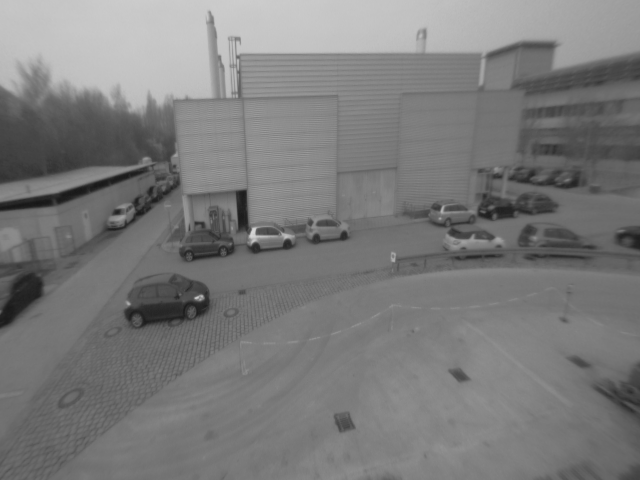
%> input picture Ex05_2/img1.png, 640 x 480 px
$ octave Harris_Corner_Detection.m   (GNU Octave 9; MATLAB toolbox functions it lacks are replaced by stand-ins)
%> lines starting %> are read from the running program, lines starting %| are printed output that depends on the picture
### Ex05_2/imreadbw.m
function I = imreadbw(file)
%> called with file = 'img1.png'
I=im2double(imread(file)) ;
%> I: size 480x640 double; min 0.0863, max 0.835, mean 0.481

if(size(I,3) > 1)
  I = rgb2gray( I ) ;
end

### Ex05_2/getM.m
function [M11, M12, M22] = getM(I, sigma)
%> called with sigma = 2
% Compute structure tensor

% spatial gradient using central differences
Ix = 0.5*(I(:,[2:end end]) - I(:,[1 1:end-1]));
Iy = 0.5*(I([2:end end],:) - I([1 1:end-1],:));
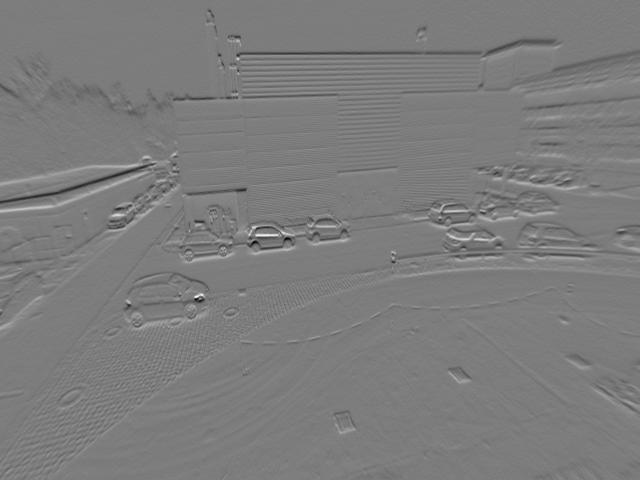
%> Iy: size 480x640 double; min -0.2, max 0.208, mean -0.000627; drawn with min black and max white

% Gaussian kernel
k = ceil(4*sigma+1);
G = fspecial('gaussian', k, sigma);

M11 = conv2(Ix .* Ix, G, 'same');
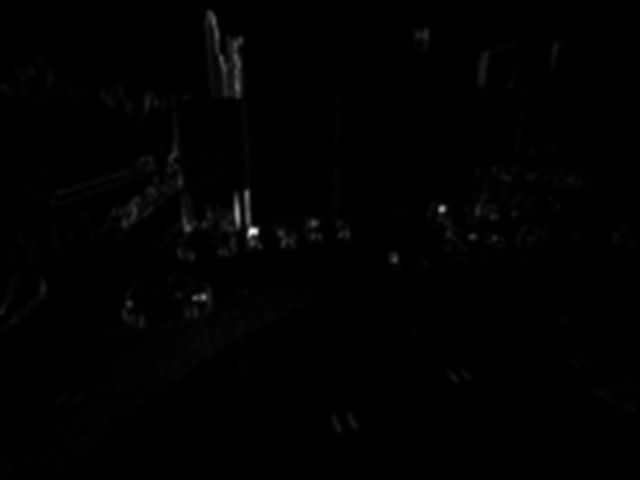
%> M11: size 480x640 double; min 1.88e-07, max 0.0175, mean 0.000118; drawn with min black and max white
M12 = conv2(Ix .* Iy, G, 'same');
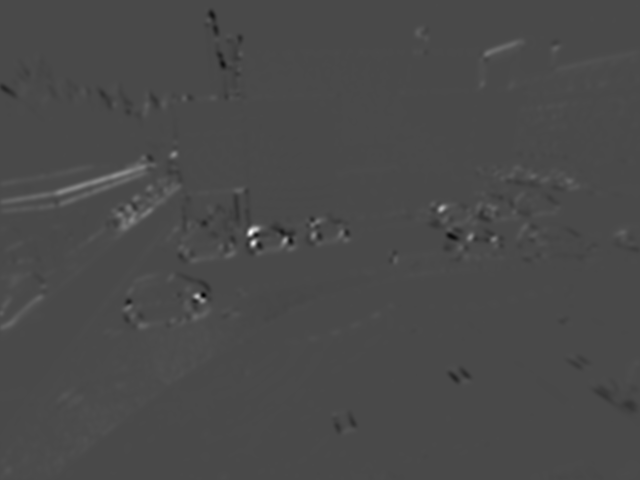
%> M12: size 480x640 double; min -0.00275, max 0.00674, mean 2.09e-05; drawn with min black and max white
M22 = conv2(Iy .* Iy, G, 'same');
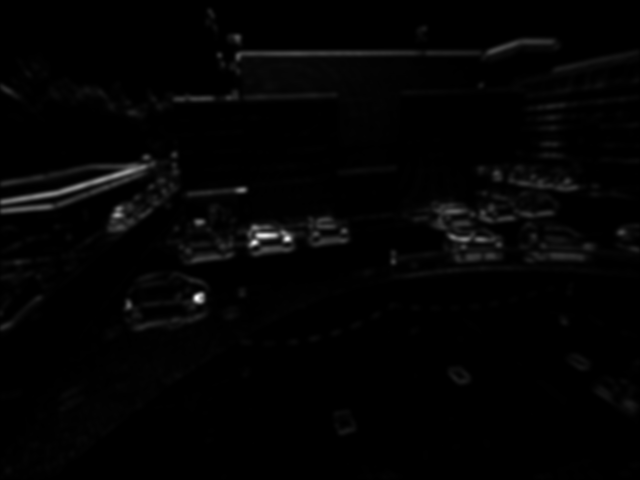
%> M22: size 480x640 double; min 1.46e-07, max 0.0132, mean 0.000207; drawn with min black and max white

% Note: We do not need to compute M21 sparately, since M is symmetrical and
% therefore M21 == M12

end

### Ex05_2/getHarrisCorners.m
function [score, points] = getHarrisCorners(I, sigma, kappa, theta)

[M11, M12, M22] = getM(I, sigma);

% compute score using det and trace
detM = M11 .* M22 - M12.^2;
traceM = M11 + M22;
score = detM - kappa * traceM.^2;
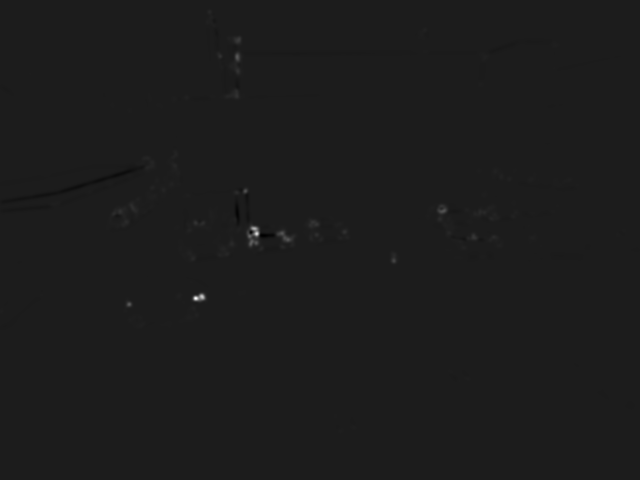
%> score: size 480x640 double; min -6.45e-06, max 5.18e-05, mean 3.45e-08; drawn with min black and max white

% display score (for debugging)
imagesc(sign(score) .* abs(score).^(1/4));
colorbar;

% you can disable non-maximum suppression (for debugging)
max_only = 1;

% padded image for easier non-max suppression check
score_pad = -inf * ones(size(I) + 2);
score_pad(2:end-1, 2:end-1) = score;

% find corners
[y, x] = find( score > theta ...
             & ( ~max_only ...
               | ( score > score_pad(1:end-2, 2:end-1) ...
                 & score > score_pad(3:end  , 2:end-1) ...
                 & score > score_pad(2:end-1, 1:end-2) ...
                 & score > score_pad(2:end-1, 3:end))));
%> y = 254 values from 12 to 432; x = 254 values from 2 to 632

points = [x y];
%> points = 254 rows, first 12: [2 312; 31 74; 39 276; 41 278; 42 296; 44 285; 45 288; 53 199; 55 198; 55 204; 70 237; 86 91]

end

### Ex05_2/drawPts.m
function [  ] = drawPts( img, pts )
hold off
imagesc(img);
colormap gray
hold on
plot(pts(:,1), pts(:,2), 'yo','LineWidth',3)
axis equal
end

### Ex05_2/Harris_Corner_Detection.m
I=imreadbw('img1.png');
%%
imshow(I)
%%
[score, points] = getHarrisCorners(I, 2, 0.05, 1e-7);
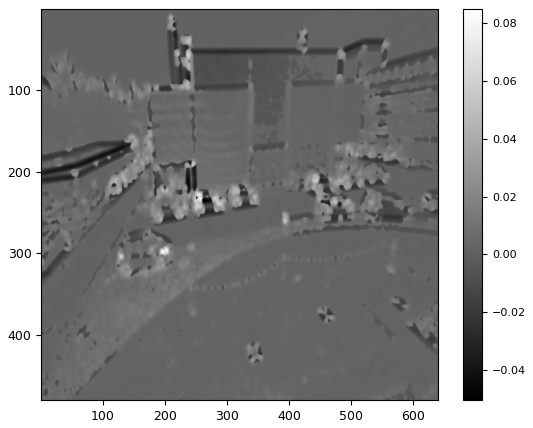
%> figure redrawn from the program's plot data
%%
drawPts(I,points)
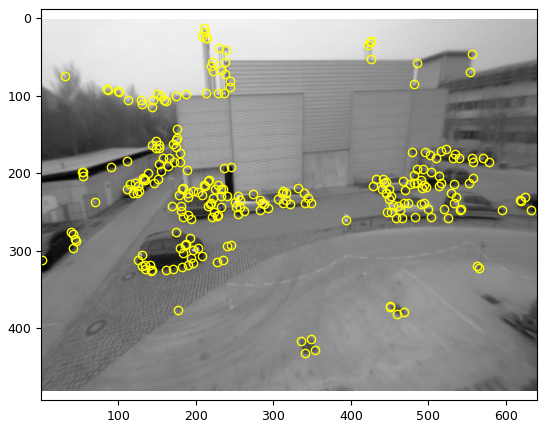
%> figure redrawn from the program's plot data
